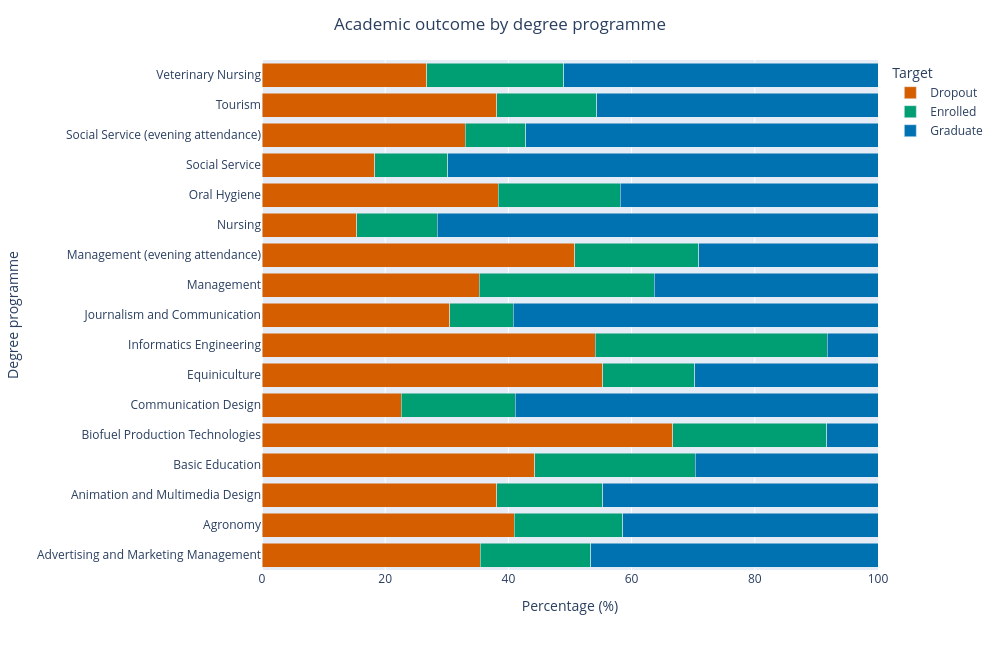

Here is the notebook cell this chart was saved with:
### Code cell
df_rate = (
    data_viz_pd
    .groupby(['Course_name', 'Target'])
    .size()
    .rename('count')
    .reset_index()
)

df_rate['Percent'] = (
    df_rate
    .groupby('Course_name')['count']
    .transform(lambda x: x / x.sum() * 100)
)

fig = px.bar(
    df_rate,
    x='Percent',
    y='Course_name',
    color='Target',
    orientation='h',
    barmode='stack',
    color_discrete_map={'Graduate': '#0072B2',
                        'Dropout': '#D55E00',
                        'Enrolled': '#009E73'}
)

fig.update_layout(
    title={
        'text': 'Academic outcome by degree programme',
        'x': 0.5
    },
    xaxis_title='Percentage (%)',
    yaxis_title='Degree programme',
    xaxis=dict(range=[0, 100]),
    height=650,
    width=1000
)

fig.show()

print((pd.crosstab(data_viz_pd['Course_name'], data_viz_pd['Target'],
                   normalize='index') * 100).round(1)
      .sort_values('Dropout', ascending=False).to_string())

### Figure 1 — Plotly figure (JSON) as saved in the notebook; plotly's stock layout.template omitted (floating-point values rounded to 4 significant figures)
{"data": [{"hovertemplate": "Target=Dropout<br>Percent=%{x}<br>Course_name=%{y}<extra></extra>", "legendgroup": "Dropout", "marker": {"color": "#D55E00", "pattern": {"shape": ""}}, "name": "Dropout", "orientation": "h", "showlegend": true, "textposition": "auto", "type": "bar", "x": [35.45, 40.95, 38.14, 44.27, 66.67, 22.57, 55.32, 54.12, 30.51, 35.26, 50.75, 15.4, 38.37, 18.31, 33.02, 38.1, 26.71], "xaxis": "x", "y": ["Advertising and Marketing Management", "Agronomy", "Animation and Multimedia Design", "Basic Education", "Biofuel Production Technologies", "Communication Design", "Equiniculture", "Informatics Engineering", "Journalism and Communication", "Management", "Management (evening attendance)", "Nursing", "Oral Hygiene", "Social Service", "Social Service (evening attendance)", "Tourism", "Veterinary Nursing"], "yaxis": "y"}, {"hovertemplate": "Target=Enrolled<br>Percent=%{x}<br>Course_name=%{y}<extra></extra>", "legendgroup": "Enrolled", "marker": {"color": "#009E73", "pattern": {"shape": ""}}, "name": "Enrolled", "orientation": "h", "showlegend": true, "textposition": "auto", "type": "bar", "x": [17.91, 17.62, 17.21, 26.04, 25.0, 18.58, 14.89, 37.65, 10.27, 28.42, 20.15, 13.05, 19.77, 11.83, 9.767, 16.27, 22.26], "xaxis": "x", "y": ["Advertising and Marketing Management", "Agronomy", "Animation and Multimedia Design", "Basic Education", "Biofuel Production Technologies", "Communication Design", "Equiniculture", "Informatics Engineering", "Journalism and Communication", "Management", "Management (evening attendance)", "Nursing", "Oral Hygiene", "Social Service", "Social Service (evening attendance)", "Tourism", "Veterinary Nursing"], "yaxis": "y"}, {"hovertemplate": "Target=Graduate<br>Percent=%{x}<br>Course_name=%{y}<extra></extra>", "legendgroup": "Graduate", "marker": {"color": "#0072B2", "pattern": {"shape": ""}}, "name": "Graduate", "orientation": "h", "showlegend": true, "textposition": "auto", "type": "bar", "x": [46.64, 41.43, 44.65, 29.69, 8.333, 58.85, 29.79, 8.235, 59.21, 36.32, 29.1, 71.54, 41.86, 69.86, 57.21, 45.63, 51.04], "xaxis": "x", "y": ["Advertising and Marketing Management", "Agronomy", "Animation and Multimedia Design", "Basic Education", "Biofuel Production Technologies", "Communication Design", "Equiniculture", "Informatics Engineering", "Journalism and Communication", "Management", "Management (evening attendance)", "Nursing", "Oral Hygiene", "Social Service", "Social Service (evening attendance)", "Tourism", "Veterinary Nursing"], "yaxis": "y"}], "layout": {"barmode": "stack", "height": 650, "legend": {"title": {"text": "Target"}, "tracegroupgap": 0}, "margin": {"t": 60}, "title": {"text": "Academic outcome by degree programme", "x": 0.5}, "width": 1000, "xaxis": {"anchor": "y", "domain": [0.0, 1.0], "range": [0, 100], "title": {"text": "Percentage (%)"}}, "yaxis": {"anchor": "x", "domain": [0.0, 1.0], "title": {"text": "Degree programme"}}}}
